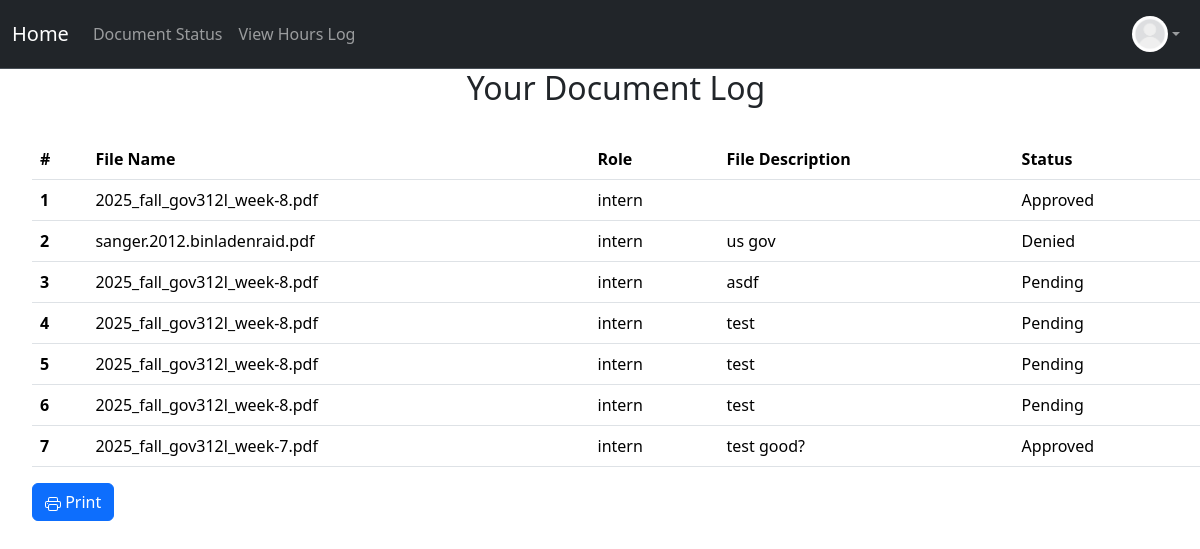
/specific/log/document (signed in), run on the app's committed database.
### project/models.py (models this page shows, shortened)
class User(db.Model, UserMixin):
    __tablename__ = 'users'
    id: Mapped[int] = mapped_column(primary_key=True)
    name: Mapped[str] = mapped_column()
    email: Mapped[str] = mapped_column(unique=True)
    password_hash: Mapped[str] = mapped_column(db.String(128))
    date_created: Mapped[datetime] = mapped_column(DateTime, server_default=func.now())
    total_hours: Mapped[float] = mapped_column(default=0.0)
    picture: Mapped[str] = mapped_column(default="default.jpeg")
    role: Mapped[str] = mapped_column(default="user")  # "user", "volunteer", " intern", "board"
    hours: Mapped[List["Hours"]] = relationship("Hours", back_populates="user", cascade="all, delete-orphan")
    documents: Mapped[List["Document"]] = relationship("Document", back_populates="user", cascade="all, delete-orphan")

class Document(db.Model):
    __tablename__ = 'documents'
    id: Mapped[int] = mapped_column(primary_key=True)
    filename: Mapped[str] = mapped_column()
    doctype: Mapped[str] = mapped_column()
    status: Mapped[str] = mapped_column(default=("Pending"))  # "pending", "approved", "denied"
    description: Mapped[str] = mapped_column(default="No description provided")
    user: Mapped["User"] = relationship("User", back_populates="documents")
    user_id: Mapped[int] = mapped_column(db.ForeignKey('users.id'), name="fk_documents_user_id")

### app.py (the view, shortened to what this page needs)
@app.route("/specific/log/document", methods=["GET", "POST"])
@login_required
@permission_required('volunteer')
def specific_log_document():
    user_id = request.args.get('user_id') or request.form.get('user_id')
    from_pending = request.args.get('from_pending', type=bool, default=False)
    if from_pending:
        return redirect(url_for('pending_documents'))
    return render_template('specific_user_document.html', user=current_user)

### project/models.py (called while the page is built)
@login_manager.user_loader
def load_user(user_id):
    return User.query.get(user_id)

### project/templates/specific_user_document.html (shortened to what this page needs)
{% extends "base.html" %}
{% block content %}
    <ol>
        {% if current_user.role != "admin" and current_user.role != "board" %}
            <div class="username-header">
                <h2>Your Document Log</h2>
            </div>
            <br>
            <table class="table table-hover">
                <thead class = "thead-light">
                <tr>
                    <th scope="col">#</th>
                    <th scope="col">File Name</th>
                    <th scope="col">Role</th>
                    <th scope="col">File Description</th>
                    <th scope="col">Status</th>
                </tr>
                </thead>
            <tbody>
                {% for doc in current_user.documents %}
                    {% set log_num = loop.index %}
                    <tr>
                        <th scope="row">{{log_num}}</th>
                        <td>{{doc.filename}}</td>
                        <td>{{current_user.role}}</td>
                        <td>{{doc.description}}</td>
                        <td>{{doc.status}}</td>
                    </tr>
                {% endfor %}
            </tbody>
            </table>
        {% endif %}
        <button onclick="window.print()" class="btn btn-primary">
            Print
        </button>
    </ol>
{% endblock %}

### project/templates/base.html (shortened to what this page needs)
<!DOCTYPE html>
<html>
  <head>
    <link href="https://cdn.jsdelivr.net/npm/bootstrap@5.3.8/dist/css/bootstrap.min.css" rel="stylesheet">
  </head>
  <body>
    <nav class="navbar navbar-expand bg-dark border-bottom border-body" data-bs-theme="dark">
      <div class="container-fluid d-flex">
        <a class="navbar-brand"
            href="{% if current_user.is_authenticated and current_user.role == 'admin' %}
              {{ url_for('admin_dashboard') }}
            {% elif current_user.is_authenticated and current_user.role == 'board' %}
              {{ url_for('board_dashboard') }}
            {% elif current_user.is_authenticated and current_user.role == 'volunteer' %}
                {{ url_for('volunteer_dashboard') }}
            {% elif current_user.is_authenticated and current_user.role == 'intern' %}
                {{ url_for('intern_dashboard') }}
            {% else %}
              {{ url_for('user_dashboard') }}
          {% endif %}">
          Home
        </a>
        <ul class="navbar-nav mb-2 mb-lg-0 d-flex flex-row">
          {% if current_user.is_authenticated %}
            <li class="nav-item">
              <a class="nav-link" href="{{ url_for('document_status') }}">Document Status</a>
            </li>
            <li class="nav-item">
              <a class="nav-link"
              href="{{ url_for('hours_log') }}">
                  View Hours Log </a>
            </li>
          {% endif %}
        </ul>
        {% if current_user.is_authenticated %}
        <ul class="navbar-nav ms-auto mb-2 mb-lg-0">
          <li class="nav-item dropdown">
            <a class="nav-link dropdown-toggle d-flex align-items-center" href="#" id="profileDropdown" role="button" data-bs-toggle="dropdown" aria-expanded="false">
              <img src="{{ url_for('static', filename='profile_pics/' ~ current_user.picture ) }}" alt="Profile" style="height:36px;width:36px;border-radius:50%;">
            </a>
          </li>
        </ul>
        {% endif %}
      </div>
    </nav>
    {% block content %}
    {% endblock %}
  </body>
</html>

### project/templates/base.html (style rules this page uses)
.username-header { text-align: center; }
.dropdown { position: relative; display: inline-block; }

### data on the page
User: picture (placeholder picture), role "intern"
Document: id "1", filename "2025_fall_gov312l_week-8.pdf", status "Approved"
Document: id "2", filename "sanger.2012.binladenraid.pdf", description "us gov", status "Denied"
Document: log_num "3", filename "2025_fall_gov312l_week-8.pdf", description "asdf", status "Pending"
Document: id "4", filename "2025_fall_gov312l_week-8.pdf", description "test", status "Pending"
Document: id "5", filename "2025_fall_gov312l_week-8.pdf", description "test", status "Pending"
Document: id "6", filename "2025_fall_gov312l_week-8.pdf", description "test", status "Pending"
Document: id "7", filename "2025_fall_gov312l_week-7.pdf", description "test good?", status "Approved"
